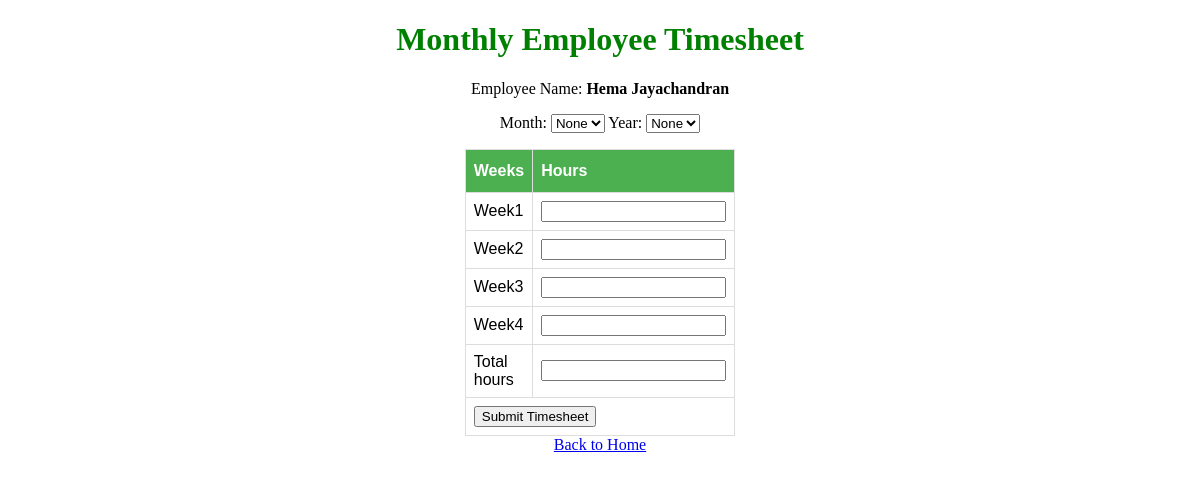
The app's page /timelog/submit/ (signed in), older data.
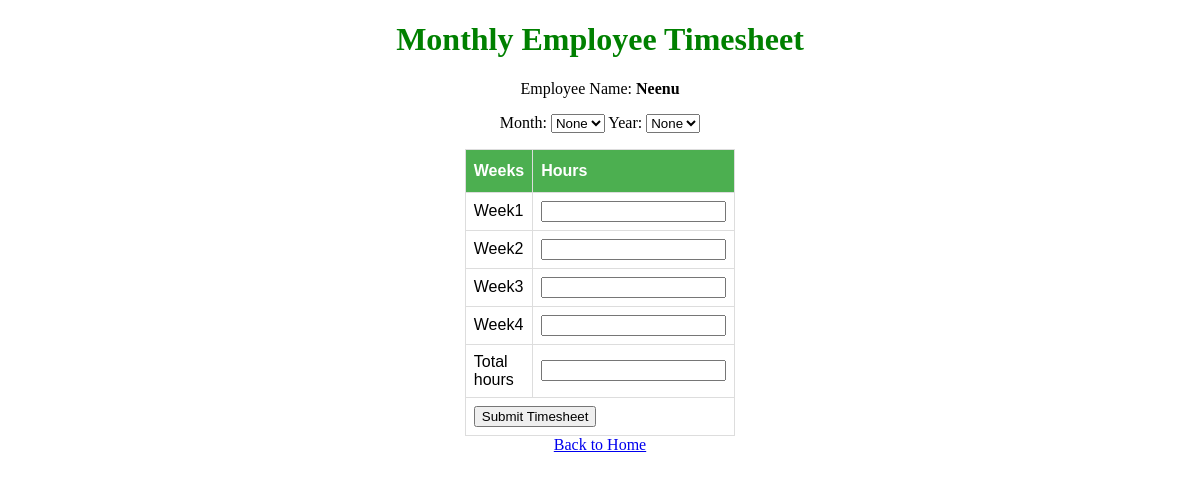
The same page, newer data.
### user_auth/models.py (models this page shows, shortened)
class Employee(models.Model):
    reference = models.AutoField(primary_key=True, unique=True)
    name = models.CharField(max_length=100, null=True, help_text="Enter your full name")
    login = models.EmailField(max_length=200, unique=True, help_text="Enter your company email id")
    password = models.CharField(max_length=20)

### timelog/views.py (the view, shortened to what this page needs)
# urls.py: path('submit/', views.create, name='create'),
def create(request, *args, **kwargs):
    form = TimesheetForm(request.POST or None)
    if 'user_id' in request.session:
        user = get_user(request)
        context = {}
        context['reporting_year'], context['reporting_month'] = month_year(settings.REPORTING_DATE)
        context['m'] = request.GET.get('month')
        context['y'] = request.GET.get('year')
        context['user'] = user
        logger.info("Employee name:" + user.name)
        try:
            data = Hours.objects.filter(reference_pk=user.reference, month=request.GET.get('month'), year=request.GET.get('year'))
        except Hours.DoesNotExist:
            data = None
    return render(request, 'timelog/sheet.html', {'form': form, 'context': context, 'data': data})

### timelog/forms.py (shortened to what this page needs)
class TimesheetForm(forms.ModelForm):
    month = forms.ChoiceField(choices=Hours.MONTHS)
    class Meta:
        model = Hours
        fields = [
            'month',
            'year',
            'total_hours',
            'week1',
            'week2',
            'week3',
            'week4'
        ]

### timelog/views.py (called while the page is built)
def month_year(reporting_date):
    year = reporting_date[:4]
    month = reporting_date[5:7]
    return year, month

### user_auth/views.py (called while the page is built)
def get_user(request):
    return Employee.objects.get(reference=request.session['user_id'])

### timelog/templates/timelog/sheet.html (shortened to what this page needs)
{% extends 'base.html' %}
{% load static %}
{% block content %}
<link rel="stylesheet" type="text/css" href="{% static 'timelog/css/sheet.css' %}">
<div class="container">
  <h1>Monthly Employee Timesheet</h1>
  <p>Employee Name: <b>{{ context.user.name }}</b></p>
  <div class="form-group">
    <form method="post" action="{% url 'timelog:create' %}">
    <div class="my">
      <p>{{ form.month.label_tag }}
        <select name="month" id="month">
          <option value="{{ context.m }}" selected>
          {{ context.m }}
          </option>
        </select>
        {{ form.year.label_tag }}
        <select name="year" id="year">
          <option value="{{ context.y }}" selected>
          {{ context.y }}
          </option>
        </select>
      </p>
    </div>
    <table id="sheet">
      <tr>
        <th>Weeks</th>
        <th>Hours</th>
      </tr>
      {% if data %}
        {% for d in data %}
      <tr>
        <td>{{ form.week1.label }}</td>
        <td>{{ d.week1 }}</td>
      </tr>
      <tr>
        <td>{{ form.week2.label }}</td>
        <td>{{ d.week2 }}</td>
      </tr>
      <tr>
        <td>{{ form.week3.label }}</td>
        <td>{{ d.week3 }}</td>
      </tr>
      <tr>
        <td>{{ form.week4.label }}</td>
        <td>{{ d.week4 }}</td>
      </tr>
      <tr>
        <td>{{ form.total_hours.label }}</td>
        <td>{{ d.total_hours }}</td>
      </tr>
      <p>{{ form.status.label_tag }}{% if d.status == "Submitted" %}If you want to edit the timesheet, please go<a href="{% url 'timelog:update' pk=d.id %}"> here</a>{% else %}Your timesheet has been marked as {{ d.status }}{% endif %}</p>
      {% endfor %}
      {% else %}
      <tr>
        <td>{{ form.week1.label }}</td>
        <td>{{ form.week1 }}</td>
      </tr>
      <tr>
        <td>{{ form.week2.label }}</td>
        <td>{{ form.week2 }}</td>
      </tr>
      <tr>
        <td>{{ form.week3.label }}</td>
        <td>{{ form.week3 }}</td>
      </tr>
      <tr>
        <td>{{ form.week4.label }}</td>
        <td>{{ form.week4 }}</td>
      </tr>
      <tr>
        <td>{{ form.total_hours.label }}</td>
        <td>{{ form.total_hours }}</td>
      </tr>
      <tr>
      <td colspan="2" text-align="center"><div class="submit-button" align-items="center"><button type="submit" id="submit_button">Submit Timesheet</button></div></td>
      </tr>
      {% endif %}
    </table>
    <a href="{% url 'timelog:index' %}">Back to Home</a>
  </div>
</div>
{% endblock %}

Row changes from the older to the newer data that the page shows:
changed Employee: user.name "Hema Jayachandran" → "Neenu"
